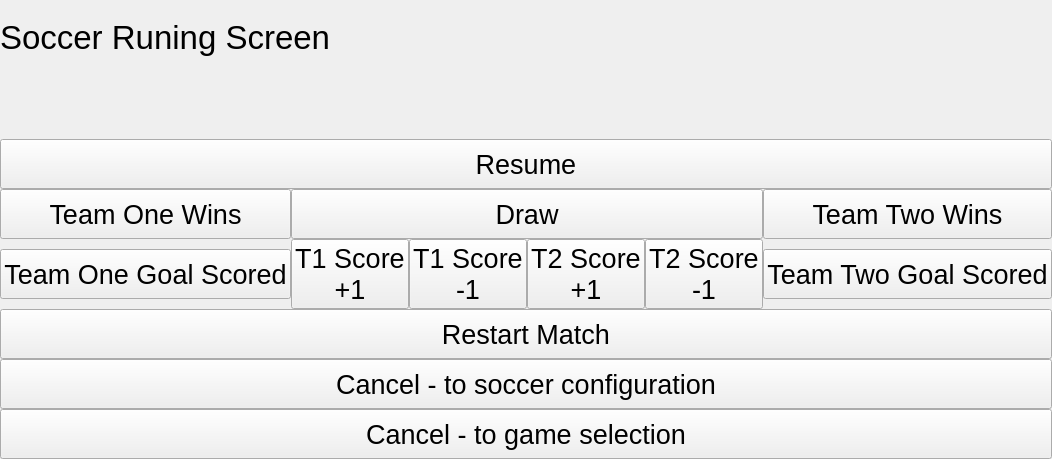
        <widget class="QWidget" name="soccerRunning">
         <property name="styleSheet">
          <string notr="true">QPushButton {
font-size: 20pt;
}</string>
         </property>
         <layout class="QGridLayout" name="gridLayout_32">
          <property name="sizeConstraint">
           <enum>QLayout::SetNoConstraint</enum>
          </property>
          <property name="leftMargin">
           <number>0</number>
          </property>
          <property name="topMargin">
           <number>0</number>
          </property>
          <property name="rightMargin">
           <number>0</number>
          </property>
          <property name="bottomMargin">
           <number>0</number>
          </property>
          <property name="spacing">
           <number>0</number>
          </property>
          <item row="0" column="0">
           <layout class="QGridLayout" name="gridLayout_31">
            <property name="sizeConstraint">
             <enum>QLayout::SetNoConstraint</enum>
            </property>
            <property name="spacing">
             <number>0</number>
            </property>
            <item row="3" column="0">
             <widget class="QPushButton" name="srTeamOneWinsButton">
              <property name="minimumSize">
               <size>
                <width>0</width>
                <height>50</height>
               </size>
              </property>
              <property name="font">
               <font>
                <pointsize>20</pointsize>
               </font>
              </property>
              <property name="text">
               <string>Team One Wins</string>
              </property>
             </widget>
            </item>
            <item row="4" column="1">
             <widget class="QPushButton" name="srT1ScorePlusOneButton">
              <property name="sizePolicy">
               <sizepolicy hsizetype="Minimum" vsizetype="Minimum">
                <horstretch>0</horstretch>
                <verstretch>0</verstretch>
               </sizepolicy>
              </property>
              <property name="font">
               <font>
                <pointsize>20</pointsize>
               </font>
              </property>
              <property name="text">
               <string>T1 Score
+1</string>
              </property>
             </widget>
            </item>
            <item row="1" column="0" colspan="6">
             <widget class="QStackedWidget" name="srStackedWidget">
              <widget class="SoccerGameOverWidget" name="srGameOverWidget"/>
              <widget class="QWidget" name="srGoalScoredWidget">
               <layout class="QGridLayout" name="gridLayout_38">
                <item row="0" column="0">
                 <layout class="QGridLayout" name="gridLayout_37">
                  <property name="spacing">
                   <number>0</number>
                  </property>
                  <item row="0" column="0">
                   <widget class="QLabel" name="srGoalScoredLabel">
                    <property name="font">
                     <font>
                      <pointsize>30</pointsize>
                     </font>
                    </property>
                    <property name="text">
                     <string>empty</string>
                    </property>
                    <property name="alignment">
                     <set>Qt::AlignCenter</set>
                    </property>
                   </widget>
                  </item>
                 </layout>
                </item>
               </layout>
              </widget>
              <widget class="SoccerRunningClockWidget" name="srRunningWidget"/>
              <widget class="SoccerResumeCountDownWidget" name="srResumeCountDownWidget"/>
             </widget>
            </item>
            <item row="7" column="0" colspan="6">
             <widget class="QPushButton" name="srCancelGameSelectionButton">
              <property name="minimumSize">
               <size>
                <width>0</width>
                <height>50</height>
               </size>
              </property>
              <property name="font">
               <font>
                <pointsize>20</pointsize>
               </font>
              </property>
              <property name="text">
               <string>Cancel - to game selection</string>
              </property>
             </widget>
            </item>
            <item row="4" column="0">
             <widget class="QPushButton" name="srT1GoalButton">
              <property name="minimumSize">
               <size>
                <width>0</width>
                <height>50</height>
               </size>
              </property>
              <property name="font">
               <font>
                <pointsize>20</pointsize>
               </font>
              </property>
              <property name="text">
               <string>Team One Goal Scored</string>
              </property>
             </widget>
            </item>
            <item row="0" column="0" colspan="6">
             <widget class="QLabel" name="srTitle">
              <property name="sizePolicy">
               <sizepolicy hsizetype="Preferred" vsizetype="Minimum">
                <horstretch>0</horstretch>
                <verstretch>0</verstretch>
               </sizepolicy>
              </property>
              <property name="minimumSize">
               <size>
                <width>0</width>
                <height>75</height>
               </size>
              </property>
              <property name="maximumSize">
               <size>
                <width>16777215</width>
                <height>100</height>
               </size>
              </property>
              <property name="font">
               <font>
                <pointsize>25</pointsize>
               </font>
              </property>
              <property name="text">
               <string>Soccer Runing Screen</string>
              </property>
             </widget>
            </item>
            <item row="3" column="1" colspan="4">
             <widget class="QPushButton" name="srMatchEndsInDrawButton">
              <property name="minimumSize">
               <size>
                <width>0</width>
                <height>50</height>
               </size>
              </property>
              <property name="font">
               <font>
                <pointsize>20</pointsize>
               </font>
              </property>
              <property name="text">
               <string>Draw</string>
              </property>
             </widget>
            </item>
            <item row="3" column="5">
             <widget class="QPushButton" name="srTeamTwoWinsButton">
              <property name="minimumSize">
               <size>
                <width>0</width>
                <height>50</height>
               </size>
              </property>
              <property name="font">
               <font>
                <pointsize>20</pointsize>
               </font>
              </property>
              <property name="text">
               <string>Team Two Wins</string>
              </property>
             </widget>
            </item>
            <item row="5" column="0" colspan="6">
             <widget class="QPushButton" name="srRestartMatchButton">
              <property name="minimumSize">
               <size>
                <width>0</width>
                <height>50</height>
               </size>
              </property>
              <property name="font">
               <font>
                <pointsize>20</pointsize>
               </font>
              </property>
              <property name="text">
               <string>Restart Match</string>
              </property>
             </widget>
            </item>
            <item row="4" column="5">
             <widget class="QPushButton" name="srT2GoalButton">
              <property name="minimumSize">
               <size>
                <width>0</width>
                <height>50</height>
               </size>
              </property>
              <property name="font">
               <font>
                <pointsize>20</pointsize>
               </font>
              </property>
              <property name="text">
               <string>Team Two Goal Scored</string>
              </property>
             </widget>
            </item>
            <item row="4" column="3">
             <widget class="QPushButton" name="srT2ScorePlusOneButton">
              <property name="sizePolicy">
               <sizepolicy hsizetype="Minimum" vsizetype="Minimum">
                <horstretch>0</horstretch>
                <verstretch>0</verstretch>
               </sizepolicy>
              </property>
              <property name="font">
               <font>
                <pointsize>20</pointsize>
               </font>
              </property>
              <property name="text">
               <string>T2 Score
+1</string>
              </property>
             </widget>
            </item>
            <item row="6" column="0" colspan="6">
             <widget class="QPushButton" name="srCancelConfigButton">
              <property name="minimumSize">
               <size>
                <width>0</width>
                <height>50</height>
               </size>
              </property>
              <property name="font">
               <font>
                <pointsize>20</pointsize>
               </font>
              </property>
              <property name="text">
               <string>Cancel - to soccer configuration</string>
              </property>
             </widget>
            </item>
            <item row="4" column="4">
             <widget class="QPushButton" name="srT2ScoreMinusOneButton">
              <property name="sizePolicy">
               <sizepolicy hsizetype="Minimum" vsizetype="Minimum">
                <horstretch>0</horstretch>
                <verstretch>0</verstretch>
               </sizepolicy>
              </property>
              <property name="font">
               <font>
                <pointsize>20</pointsize>
               </font>
              </property>
              <property name="text">
               <string>T2 Score
-1</string>
              </property>
             </widget>
            </item>
            <item row="4" column="2">
             <widget class="QPushButton" name="srT1ScoreMinusOneButton">
              <property name="sizePolicy">
               <sizepolicy hsizetype="Minimum" vsizetype="Minimum">
                <horstretch>0</horstretch>
                <verstretch>0</verstretch>
               </sizepolicy>
              </property>
              <property name="font">
               <font>
                <pointsize>20</pointsize>
               </font>
              </property>
              <property name="text">
               <string>T1 Score
-1</string>
              </property>
             </widget>
            </item>
            <item row="2" column="0" colspan="6">
             <widget class="QPushButton" name="srResumeButton">
              <property name="minimumSize">
               <size>
                <width>0</width>
                <height>50</height>
               </size>
              </property>
              <property name="font">
               <font>
                <pointsize>20</pointsize>
               </font>
              </property>
              <property name="text">
               <string>Resume</string>
              </property>
             </widget>
            </item>
           </layout>
          </item>
         </layout>
        </widget>
